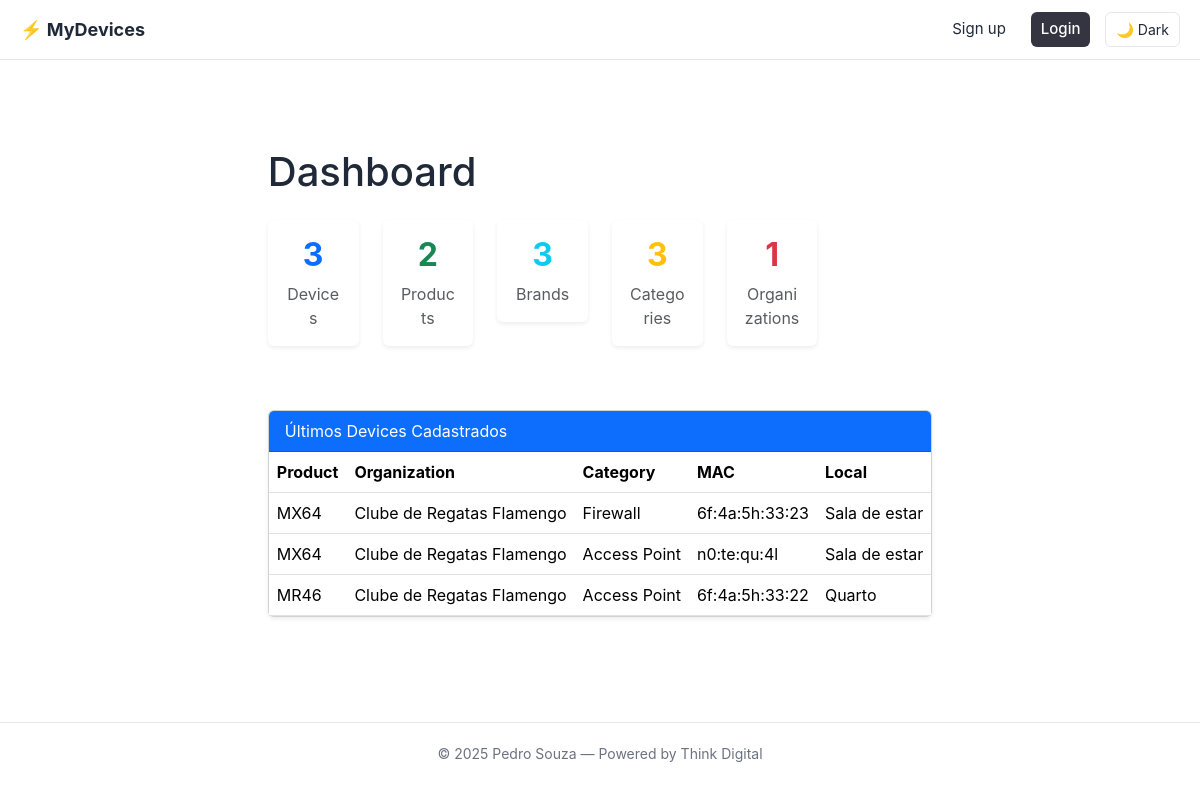
Before: / with the older database file.
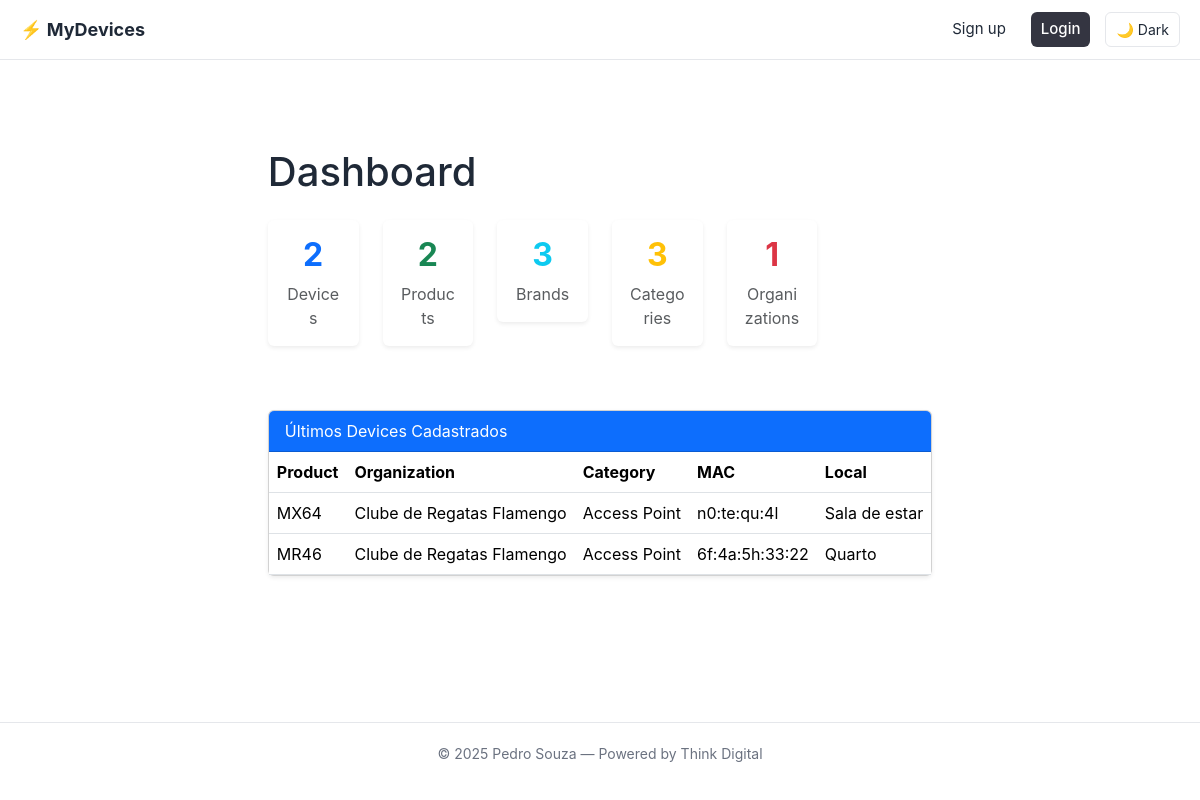
After: the same page with the newer database file.
### devices_monitor/models.py (models this page shows, shortened)
class Device(models.Model):
    id = models.AutoField(primary_key=True)
    product = models.ForeignKey(Product, on_delete=models.PROTECT, related_name='device_product')
    organization = models.ForeignKey(Organization, on_delete=models.PROTECT, related_name='device_org')
    category = models.ForeignKey(Category, on_delete=models.PROTECT, related_name='device_category')
    serial = models.CharField(max_length=100, null=True, unique=True)
    mac_address = models.CharField(max_length=100, null=True, unique=True)
    local = models.CharField(max_length=100, null=True)
    admin = models.CharField(max_length=100, null=True)
    activation_flag = models.BooleanField(null=True)
    license = models.CharField(null=True, unique=True, max_length=100)
    days_until_expiration = models.IntegerField(blank=True, null=True)

class Product(models.Model):
    id = models.AutoField(primary_key=True)
    name = models.CharField(max_length=100)
    category = models.ForeignKey(Category, on_delete=models.PROTECT, related_name='product_category')
    brand = models.ForeignKey(Brand, on_delete=models.PROTECT, related_name='product_brand')
    quantity = models.IntegerField(blank=True, null=True)

class Organization(models.Model):
    id = models.AutoField(primary_key=True)
    name = models.CharField(max_length=100)
    meraki_id = models.IntegerField(blank=True, null=True)
    address = models.CharField(max_length=200)
    cnpj = models.CharField(max_length=14, unique=True, default='Vazio')
    account_manager = models.CharField(max_length=100, null=True)
    activation_flag = models.BooleanField(null=True)
    zoox_flag = models.BooleanField(null=True)
    propz_flag = models.BooleanField(null=True)
    iatec_flag = models.BooleanField(null=True)
    status_report_flag = models.BooleanField(null=True)

class Category(models.Model):
    id = models.AutoField(primary_key=True)
    name = models.CharField(max_length=100)

### devices_monitor/views.py (the view)
# urls.py: path("", HomePageView.as_view(), name="home"),
class HomePageView(TemplateView):
    template_name = "home.html"
    def get_context_data(self, **kwargs):
        context = super().get_context_data(**kwargs)
        context["device_count"] = Device.objects.count()
        context["category_count"] = Category.objects.count()
        context["brand_count"] = Brand.objects.count()
        context["product_count"] = Product.objects.count()
        context["organization_count"] = Organization.objects.count()
        context["recent_devices"] = Device.objects.select_related("product", "organization").order_by("-id")[:5]
        return context

### devices_monitor/templates/home.html (shortened to what this page needs)
{% extends "base.html" %}
{% block content %}
<div class="container mt-5">
  <h1 class="mb-4">Dashboard</h1>
  <div class="row text-center mb-5">
    <div class="col-md-2 col-6 mb-3">
      <a href="{% url 'device_list' %}" class="text-decoration-none">
        <div class="card shadow-sm border-0 hover-card">
          <div class="card-body">
            <h2 class="fw-bold text-primary">{{ device_count }}</h2>
            <p class="text-muted mb-0">Devices</p>
          </div>
        </div>
      </a>
    </div>
    <div class="col-md-2 col-6 mb-3">
      <a href="{% url 'product_list' %}" class="text-decoration-none">
        <div class="card shadow-sm border-0 hover-card">
          <div class="card-body">
            <h2 class="fw-bold text-success">{{ product_count }}</h2>
            <p class="text-muted mb-0">Products</p>
          </div>
        </div>
      </a>
    </div>
    <div class="col-md-2 col-6 mb-3">
      <a href="{% url 'brand_list' %}" class="text-decoration-none">
        <div class="card shadow-sm border-0 hover-card">
          <div class="card-body">
            <h2 class="fw-bold text-info">{{ brand_count }}</h2>
            <p class="text-muted mb-0">Brands</p>
          </div>
        </div>
      </a>
    </div>
    <div class="col-md-2 col-6 mb-3">
      <a href="{% url 'category_list' %}" class="text-decoration-none">
        <div class="card shadow-sm border-0 hover-card">
          <div class="card-body">
            <h2 class="fw-bold text-warning">{{ category_count }}</h2>
            <p class="text-muted mb-0">Categories</p>
          </div>
        </div>
      </a>
    </div>
    <div class="col-md-2 col-6 mb-3">
      <a href="{% url 'organization_list' %}" class="text-decoration-none">
        <div class="card shadow-sm border-0 hover-card">
          <div class="card-body">
            <h2 class="fw-bold text-danger">{{ organization_count }}</h2>
            <p class="text-muted mb-0">Organizations</p>
          </div>
        </div>
      </a>
    </div>
  </div>
  <div class="card shadow-sm">
    <div class="card-header bg-primary text-white">
      Últimos Devices Cadastrados
    </div>
    <div class="card-body p-0">
      <table class="table mb-0">
        <thead>
          <tr>
            <th>Product</th>
            <th>Organization</th>
            <th>Category</th>
            <th>MAC</th>
            <th>Local</th>
          </tr>
        </thead>
        <tbody>
          {% for device in recent_devices %}
          <tr>
            <td>{{ device.product.name }}</td>
            <td>{{ device.organization.name }}</td>
            <td>{{ device.category.name }}</td>
            <td>{{ device.mac_address }}</td>
            <td>{{ device.local }}</td>
          </tr>
          {% empty %}
          <tr>
            <td colspan="5" class="text-center text-muted">Nenhum device cadastrado.</td>
          </tr>
          {% endfor %}
        </tbody>
      </table>
    </div>
  </div>
</div>
{% endblock %}

### app/templates/base.html (shortened to what this page needs)
<!DOCTYPE html>
<html lang="en">
<head>
  <link href="https://cdn.jsdelivr.net/npm/bootstrap@5.3.3/dist/css/bootstrap.min.css" rel="stylesheet">
</head>
<body>
  <header>
    <nav>
      {% if user.is_authenticated %}
        <a href="{% url 'home' %}" class="logo">⚡ MyDevices</a>
      {% else %}
        <a href="{% url 'login' %}" class="logo">⚡ MyDevices</a>
      {% endif %}
      <div class="menu">
        {% if user.is_authenticated %}
          <span>Olá, {{ user.username }}</span>
          <a href="{% url 'home' %}" class="btn-custom">🏠 Home</a>
          <a href="{% url 'device_form' %}" class="btn-custom">+ Novo Device</a>
          <a href="{% url 'product_form' %}" class="btn-custom">+ Novo Produto</a>
          <a href="{% url 'logout' %}">Logout</a>
        {% else %}
          <a href="{% url 'register' %}">Sign up</a>
          <a href="{% url 'login' %}" class="btn-custom">Login</a>
        {% endif %}
        <button id="themeToggle" class="toggle-btn">🌙 Dark</button>
      </div>
    </nav>
  </header>
  <main>
    {% block content %}{% endblock %}
  </main>
  <footer>
    <p>&copy; 2025 Pedro Souza — Powered by Think Digital</p>
  </footer>
</body>
</html>

### app/templates/base.html (style rules this page uses)
:root { --bg: #ffffff; --bg-alt: #f9fafb; --text: #1f2937; --text-muted: #6b7280; --primary: #343541; --primary-hover: #202123; --border: #e5e7eb; }
body { font-family: "Inter", "Segoe UI", sans-serif; margin: 0; background: var(--bg); color: var(--text); display: flex; flex-direction: column; min-height: 100vh; transition: background 0.3s, color 0.3s; }
header { border-bottom: 1px solid var(--border); background: var(--bg); position: sticky; top: 0; z-index: 100; }
nav { max-width: 1200px; margin: 0 auto; padding: 12px 20px; display: flex; align-items: center; justify-content: space-between; }
.logo { font-weight: 700; font-size: 18px; color: var(--text); text-decoration: none; }
.menu { display: flex; gap: 15px; align-items: center; }
.menu a { text-decoration: none; color: var(--text); font-size: 15px; padding: 6px 10px; border-radius: 6px; transition: background 0.2s ease; }
.btn-custom { background: var(--primary); color: #fff !important; border: none; border-radius: 8px; padding: 8px 14px; font-weight: 500; transition: background 0.2s ease; }
.toggle-btn { background: none; border: 1px solid var(--border); border-radius: 6px; padding: 6px 10px; cursor: pointer; font-size: 14px; color: var(--text); transition: all 0.3s ease; }
main { flex: 1; max-width: 1000px; margin: 0 auto; padding: 40px 20px; }
footer { border-top: 1px solid var(--border); text-align: center; padding: 20px; font-size: 14px; color: var(--text-muted); background: var(--bg); }

### devices_monitor/templates/home.html (style rules this page uses)
.hover-card { transition: transform 0.2s ease, box-shadow 0.2s ease; }

Changed rows visible on the page:
removed Device: product.name "MX64", organization.name "Clube de Regatas Flamengo", category.name "Firewall", mac_address "6f:4a:5h:33:23", local "Sala de estar"
Other visible differences:
{{ device_count }}: "3" → "2"
